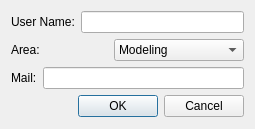
<?xml version="1.0" encoding="UTF-8"?>
<ui version="4.0">
 <class>Dialog</class>
 <widget class="QDialog" name="Dialog">
  <property name="geometry">
   <rect>
    <x>0</x>
    <y>0</y>
    <width>255</width>
    <height>129</height>
   </rect>
  </property>
  <property name="windowTitle">
   <string>New User</string>
  </property>
  <layout class="QVBoxLayout" name="verticalLayout_2">
   <item>
    <layout class="QVBoxLayout" name="verticalLayout">
     <item>
      <layout class="QHBoxLayout" name="horizontalLayout">
       <item>
        <widget class="QLabel" name="label">
         <property name="text">
          <string>User Name:</string>
         </property>
        </widget>
       </item>
       <item>
        <widget class="QLineEdit" name="asset_le"/>
       </item>
      </layout>
     </item>
     <item>
      <layout class="QVBoxLayout" name="verticalLayout_3">
       <item>
        <layout class="QHBoxLayout" name="horizontalLayout_3">
         <item>
          <widget class="QLabel" name="label_3">
           <property name="text">
            <string>Area:</string>
           </property>
          </widget>
         </item>
         <item>
          <widget class="QComboBox" name="area_cmb">
           <item>
            <property name="text">
             <string>Modeling</string>
            </property>
           </item>
           <item>
            <property name="text">
             <string>Shading</string>
            </property>
           </item>
           <item>
            <property name="text">
             <string>Rigging</string>
            </property>
           </item>
           <item>
            <property name="text">
             <string>Hrs</string>
            </property>
           </item>
           <item>
            <property name="text">
             <string>Layout</string>
            </property>
           </item>
           <item>
            <property name="text">
             <string>Animation</string>
            </property>
           </item>
           <item>
            <property name="text">
             <string>Scene Composing</string>
            </property>
           </item>
           <item>
            <property name="text">
             <string>Skin Fix</string>
            </property>
           </item>
           <item>
            <property name="text">
             <string>Simulation</string>
            </property>
           </item>
           <item>
            <property name="text">
             <string>Vfx</string>
            </property>
           </item>
           <item>
            <property name="text">
             <string>Lighting</string>
            </property>
           </item>
           <item>
            <property name="text">
             <string>Composition</string>
            </property>
           </item>
           <item>
            <property name="text">
             <string>Render Manager</string>
            </property>
           </item>
           <item>
            <property name="text">
             <string/>
            </property>
           </item>
          </widget>
         </item>
        </layout>
       </item>
       <item>
        <layout class="QHBoxLayout" name="horizontalLayout_4">
         <item>
          <widget class="QLabel" name="label_4">
           <property name="text">
            <string>Mail:</string>
           </property>
          </widget>
         </item>
         <item>
          <widget class="QLineEdit" name="mail_le"/>
         </item>
        </layout>
       </item>
      </layout>
     </item>
     <item>
      <widget class="QDialogButtonBox" name="buttonBox">
       <property name="orientation">
        <enum>Qt::Horizontal</enum>
       </property>
       <property name="standardButtons">
        <set>QDialogButtonBox::Cancel|QDialogButtonBox::Ok</set>
       </property>
      </widget>
     </item>
    </layout>
   </item>
  </layout>
 </widget>
 <resources/>
 <connections>
  <connection>
   <sender>buttonBox</sender>
   <signal>accepted()</signal>
   <receiver>Dialog</receiver>
   <slot>accept()</slot>
   <hints>
    <hint type="sourcelabel">
     <x>248</x>
     <y>254</y>
    </hint>
    <hint type="destinationlabel">
     <x>157</x>
     <y>274</y>
    </hint>
   </hints>
  </connection>
  <connection>
   <sender>buttonBox</sender>
   <signal>rejected()</signal>
   <receiver>Dialog</receiver>
   <slot>reject()</slot>
   <hints>
    <hint type="sourcelabel">
     <x>316</x>
     <y>260</y>
    </hint>
    <hint type="destinationlabel">
     <x>286</x>
     <y>274</y>
    </hint>
   </hints>
  </connection>
 </connections>
</ui>
